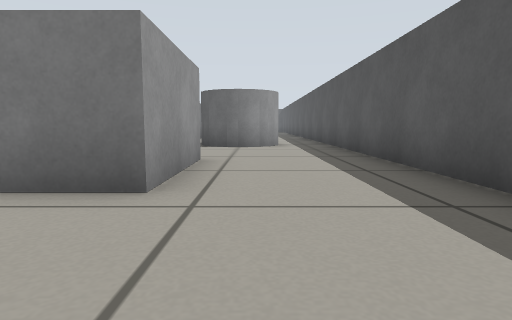
view 1 (above)

24 first-person views from a walk through a robot-simulator world made for Gazebo. The camera is 0.31 m above the floor, tilts 6° down and sees 75° across. The floor is counted in squares, 0.5 m on a side. Each view is taken from the middle of a square. On the plan, view 1 faces up. The plan holds only what a view shows up to about 10 squares ahead; the rest is blank.

view 2
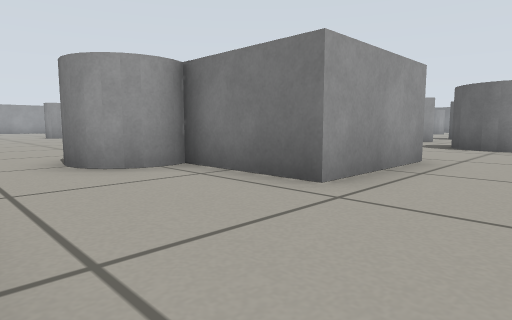

view 3
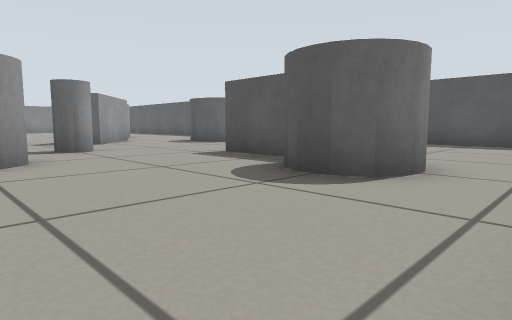

view 4
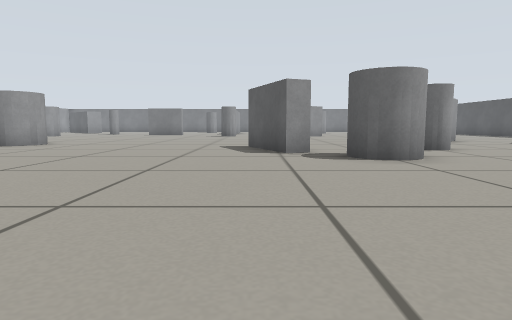

view 5
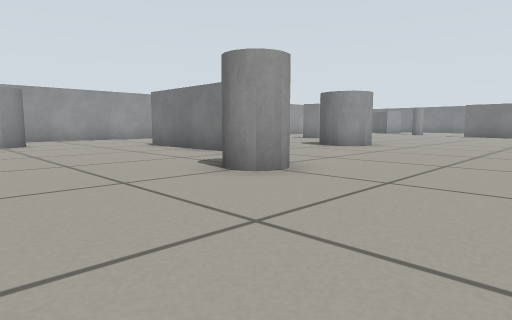

view 6
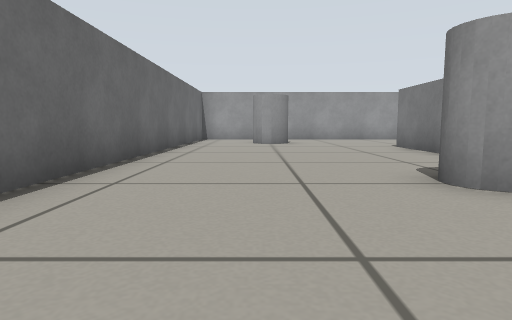

view 7
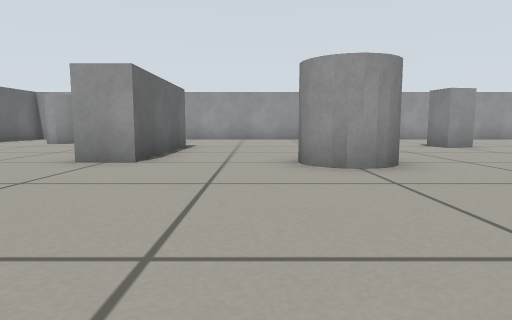

view 8
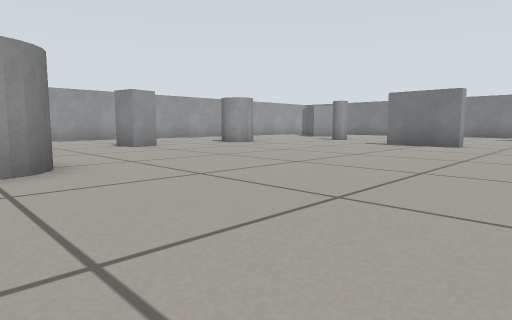

view 9
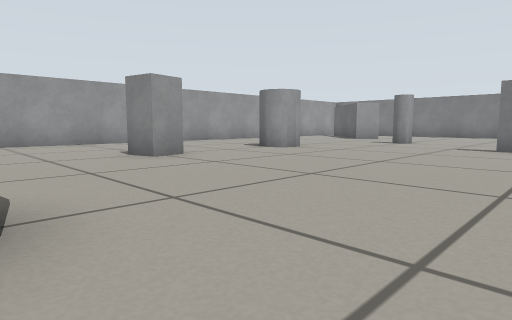

view 10
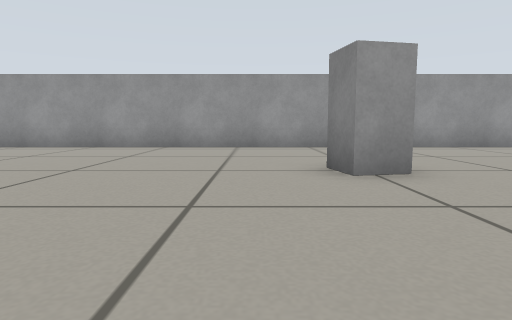

view 11
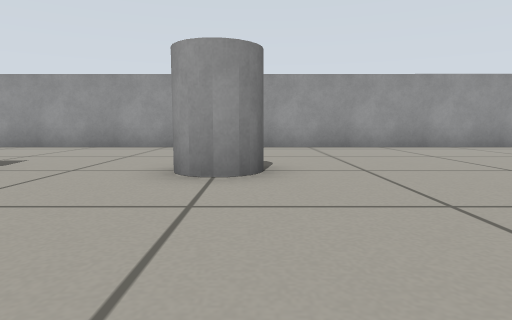

view 12
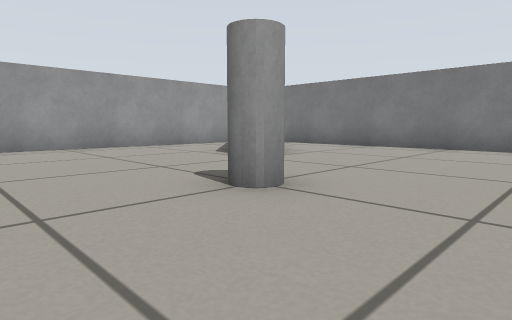

view 13
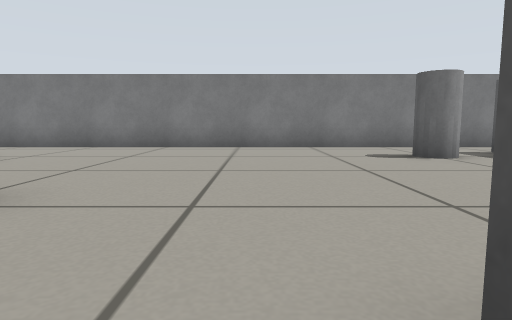

view 14
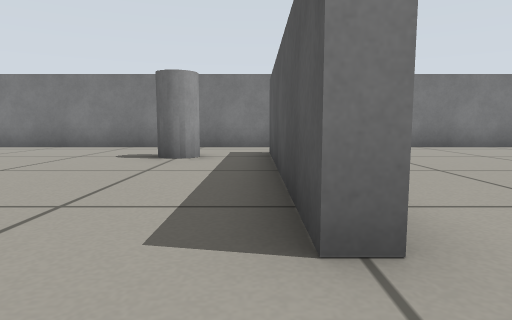

view 15
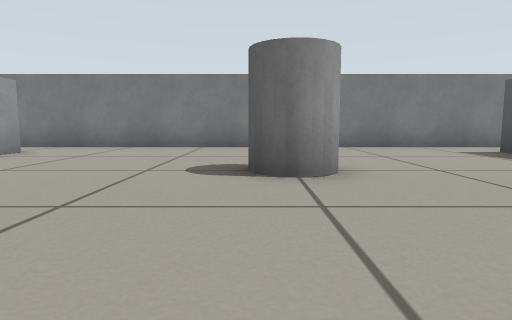

view 16
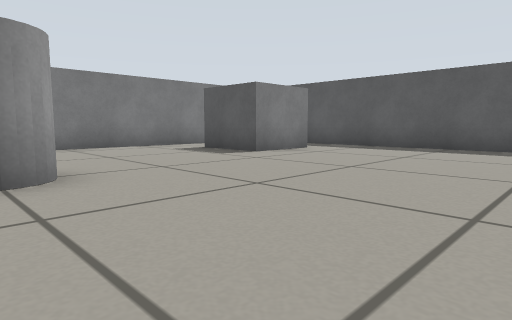

view 17
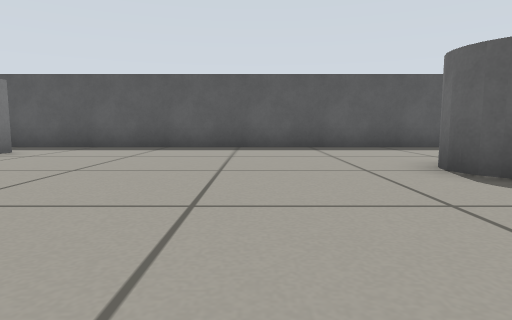

view 18
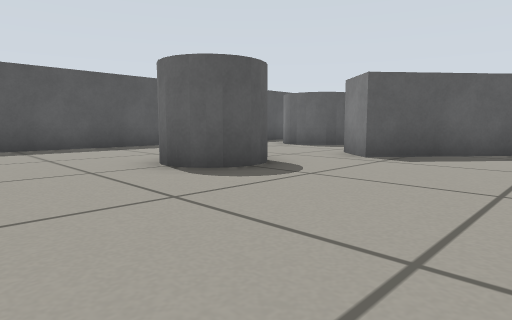

view 19
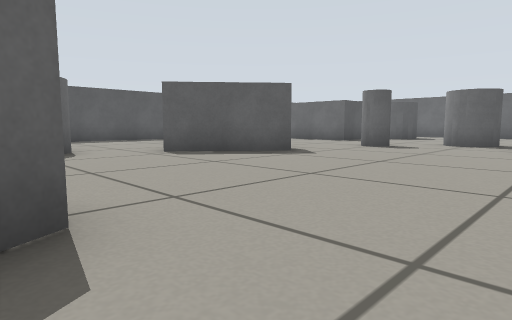

view 20
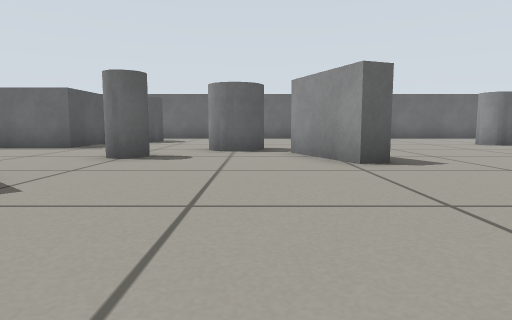

view 21
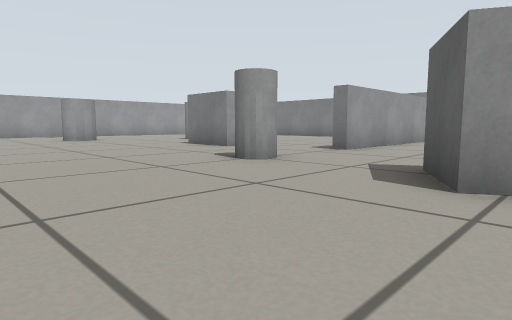

view 22
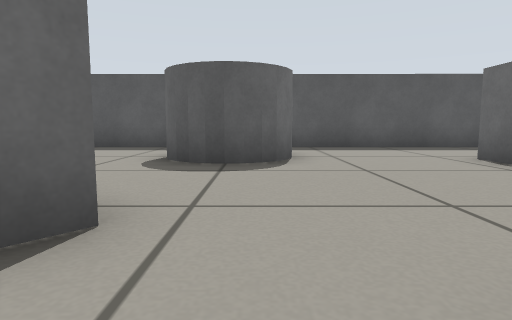

view 23
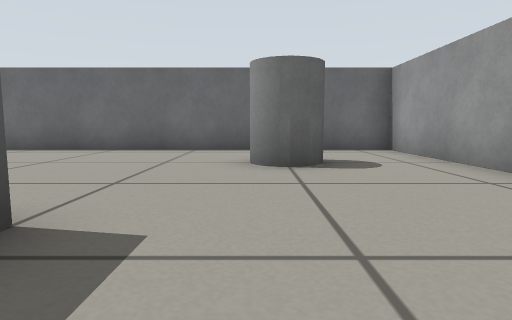

view 24
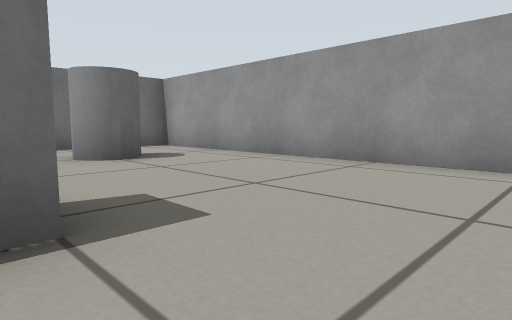

### Floor plan
Key: @ floor where view 1 was taken; # wall or solid block; . floor; C grey cylinder; B grey box.
Columns run from 28 left of view 1 to 3 right of it. Each row starts with its distance up from view 1.
 30    ##########################
 29    .........................
 28     .................. .....
 27      ........CC#...... ....BB  #
 26 #..   .......C.#...........BB..#
 25 #...  .........#.....CC........#
 24 #..............#.....CC........#
 23 #......CC......#...............#
 22 #......C.......#...............#
 21 #..........##...... ...........#
 20 #..................  ..........#
 19 #....CC........CC..BB..........#
 18 #....CC........C...BB..........#
 17 #........................CC....#
 16 #........................CC....#
 15 #....BB.....................  .#
 14 #....BB.................B... ..#
 13 #......................BBB.....#
 12 #.....................BB ......
 11 #........CC............B...CC
 10 #........CC................CC..#
  9 #................##..CC........#
  8 #.................#..C.........#
  7 #.....####.........CC..........#
  6 #.....####.........CC...BBBB...#
  5 #..........CC...........B  B...#
  4 #..........CC...........B  B...#
  3 #..CC..................CCBBB...#
  2 #..CC..................CC......#
  1 #.............................
  0 #.............   . ..... ...@.
 -1 #############

Positions as (right, up) in squares from view 1, and headings:
1: (0, 0), facing up
2: (1, 0), facing up-left
3: (-9, 0), facing up-right
4: (-11, 0), facing up
5: (-13, 1), facing up-left
6: (-13, 2), facing left
7: (-13, 9), facing left
8: (-13, 10), facing up-left
9: (-16, 11), facing up-left
10: (-18, 13), facing left
11: (-18, 19), facing left
12: (-18, 20), facing up-left
13: (-18, 20), facing up
14: (-13, 20), facing up
15: (-7, 20), facing up
16: (-7, 20), facing up-right
17: (-7, 20), facing right
18: (-7, 20), facing down-right
19: (-11, 18), facing down-right
20: (-9, 15), facing down
21: (-8, 14), facing up-left
22: (-7, 10), facing right
23: (-24, 8), facing down
24: (-22, 9), facing down-left
